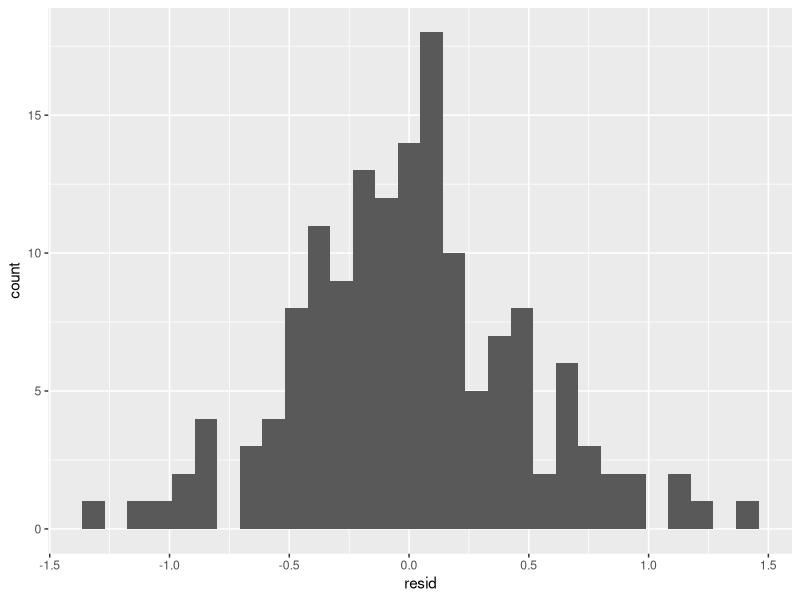
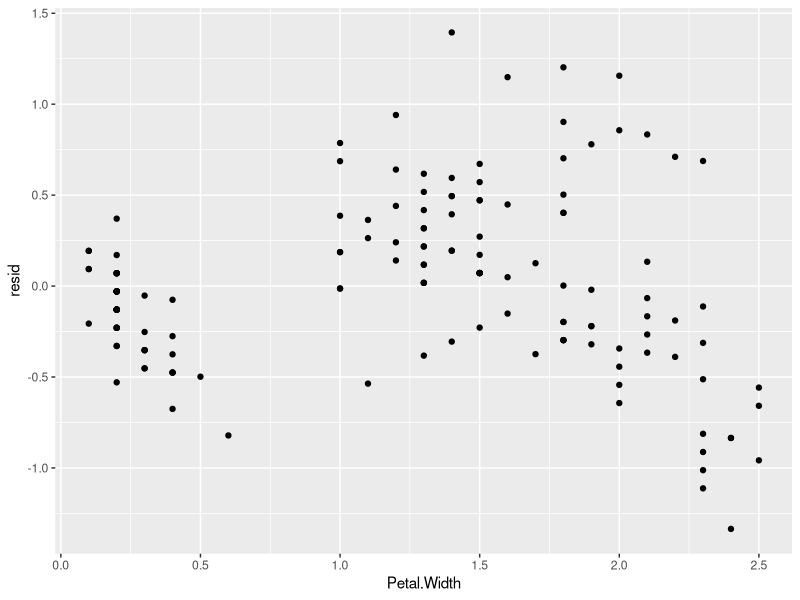
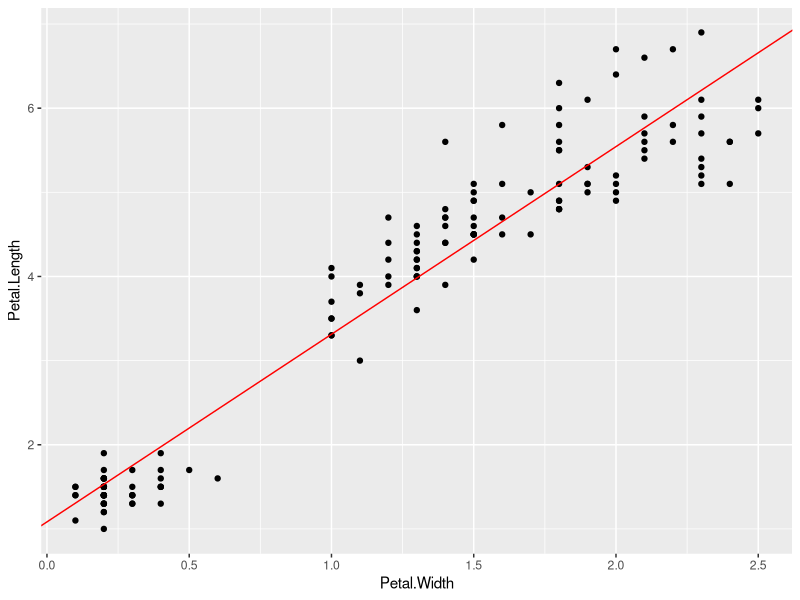
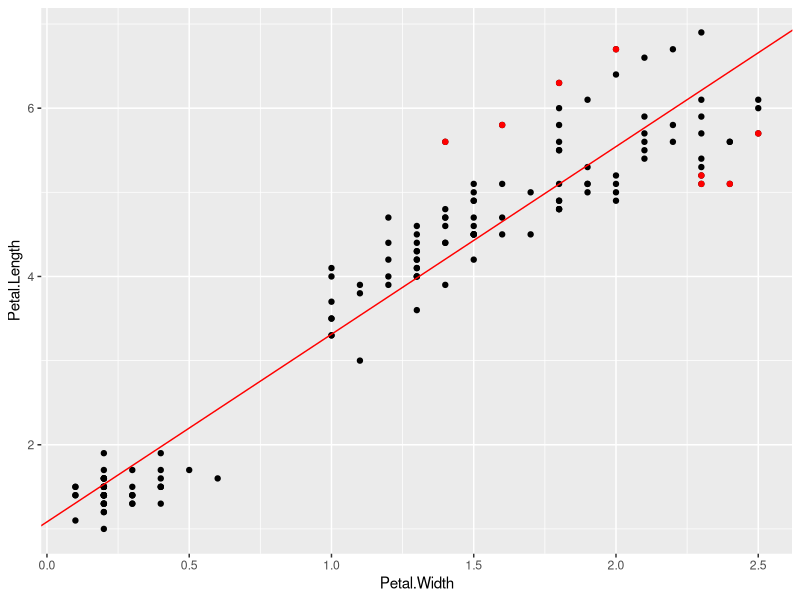

Source code (R) for these figures, in order:
library(ggplot2)
library(tidyverse)
library(modelr)
m <- lm(data=iris, Petal.Length~Petal.Width)
iris %>% View()
#Checking assumptions
iris %>% add_residuals(m) %>% view()
iris <- iris %>% add_residuals(m)
iris %>% View()
ggplot(data=iris) + geom_histogram(aes(x=resid))
ggplot(data=iris) + geom_point(aes(x=Petal.Width, y=resid))
residuals(m)

#outliers
rstandard(m)
iris %>% mutate(rstd = rstandard(m)) %>% view()
iris %>% mutate(rstd = rstandard(m)) %>% filter(rstd > 2)
iris %>% mutate(rstd = rstandard(m)) %>% filter(abs(rstd) > 2)
iris %>% mutate(rstd = rstandard(m)) %>% filter(rstd > 2, rstd < -2)
iris %>% mutate(rstd = rstandard(m)) %>% filter(rstd > 2| rstd < -2)
irisOutliers <- iris %>% mutate(rstd = rstandard(m)) %>% filter(rstd > 2| rstd < -2)
mycf <- coef(m)
ggplot(data=iris) + geom_point(mapping = aes(y=Petal.Length, x=Petal.Width)) + geom_abline(slope=mycf[2], intercept = mycf[1], color="red")
ggplot(data=iris) + geom_point(mapping = aes(y=Petal.Length, x=Petal.Width)) + geom_abline(slope=mycf[2], intercept = mycf[1], color="red") + geom_point(data=irisOutliers, mapping = aes(y=Petal.Length, x=Petal.Width), color="red")

# predictions
predx <-data.frame(Petal.Width=c(0.5, 1.0, 2.0))
predx
predict(m, predx)
predict(m, predx, interval = "prediction")
predict(m, predx, interval = "confidence")
coefficients(m)
summary(m)
#Petal.Length = 1.083558 + 2.229940*Petal.Width
1.083558 + 2.229940*1.0
1.083558 + 2.229940*2.0
m <- lm(data=iris, Petal.Length~Petal.Width)

#Multiple linear regression
m <- lm(data=iris, Petal.Length~Petal.Width + Sepal.Length)
summary(m)

m2 <- lm(data=iris, Petal.Width~Petal.Length + Sepal.Length)
m1 <- lm(data=iris, Petal.Width~Petal.Length)
summary(m1)
summary(m2)
m3 <- lm(data=iris, Petal.Width~Petal.Length + Sepal.Length+Sepal.Width)
summary(m3)
iris.copy <- iris %>% mutate(x3=runif(150)) # adding a column with random values
iris.copy%>% view()
m4 <- lm(data=iris.copy, Petal.Width~Petal.Length + Sepal.Length+Sepal.Width+x3)
summary(m4)
